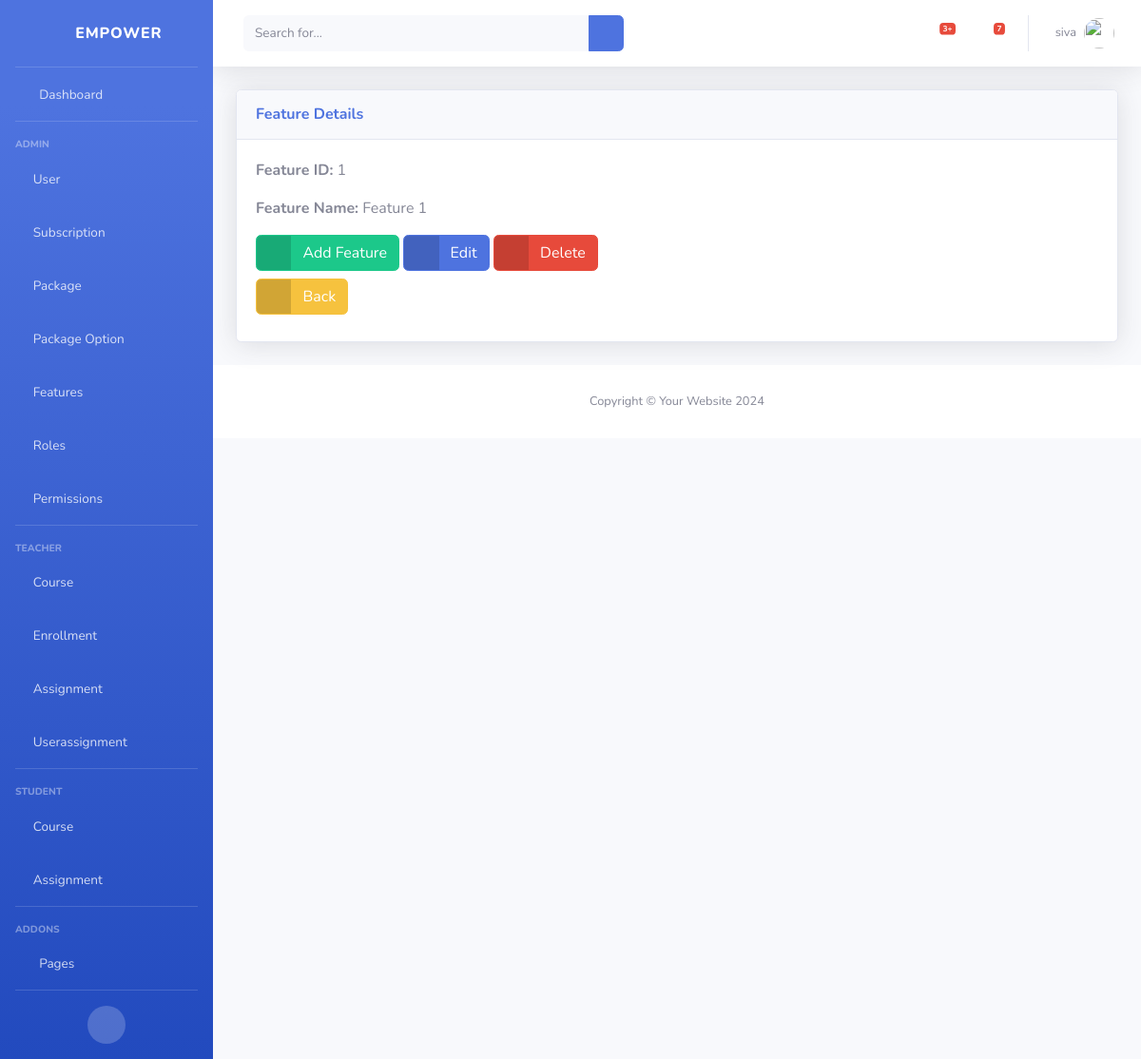
The app's page /feature/1/ (signed in), older data.
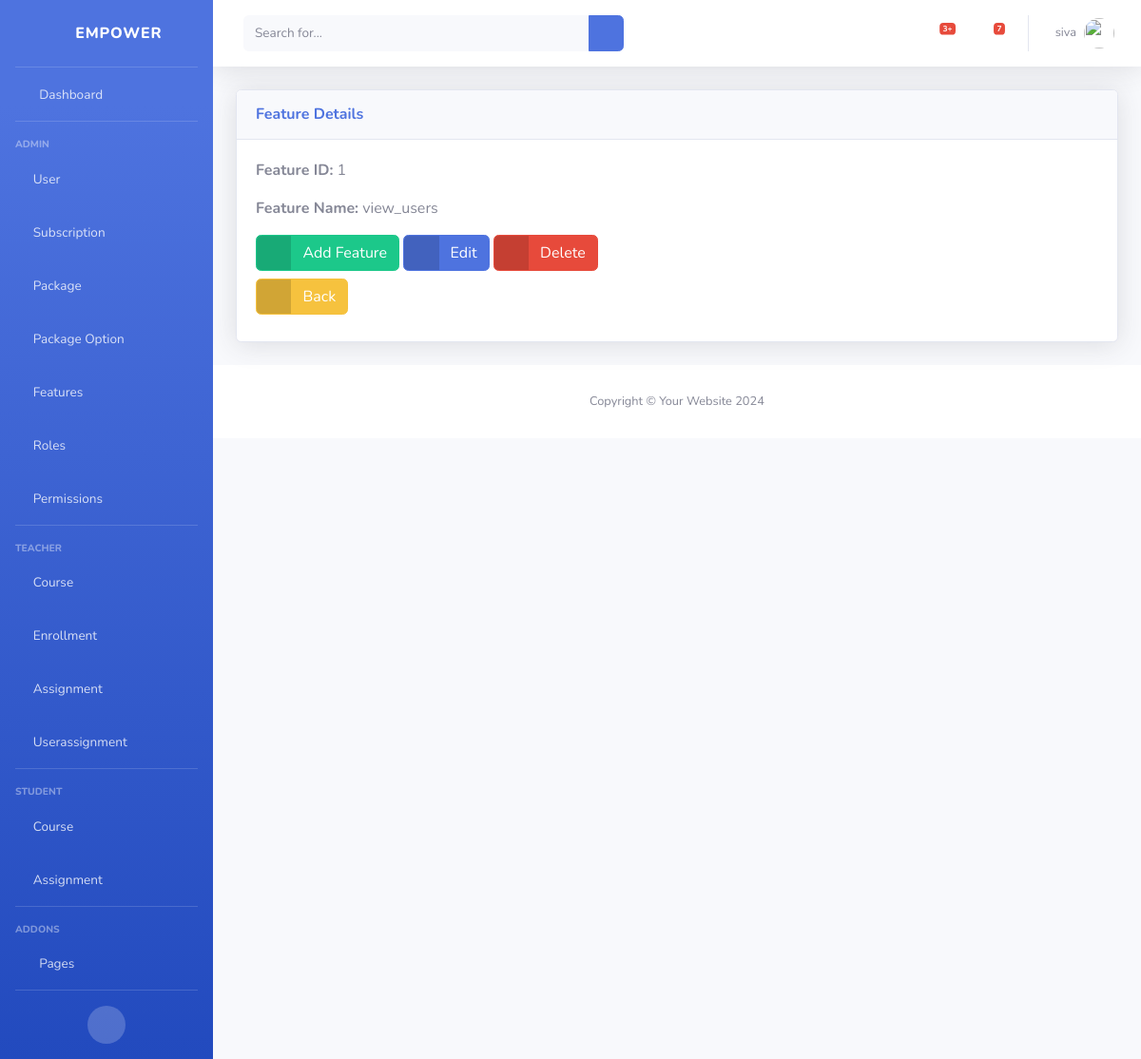
The same page, newer data.
### classRoom/models.py (models this page shows)
class Feature(models.Model):
    id = models.AutoField(primary_key=True)
    feature_name = models.CharField(max_length=255, unique=True)

### classRoom/views.py (the view)
# urls.py: path('feature/<int:feature_id>/', view_feature, name='view_feature'),
@login_required
def view_feature(request, feature_id):
    feature = get_object_or_404(Feature, pk=feature_id)
    return render(request, 'features/view_feature.html', {'feature': feature})

### classRoom/templates/features/view_feature.html
{% extends 'base.html' %}
{% block content %}
<div class="card shadow mb-4">
    <div class="card-header py-3">
        <h6 class="m-0 font-weight-bold text-primary">Feature Details</h6>
    </div>
    <div class="card-body">
        <p><strong>Feature ID:</strong> {{ feature.id }}</p>
        <p><strong>Feature Name:</strong> {{ feature.feature_name }}</p>
        <div class="my-2">
            <a href="{% url 'add_feature' %}" class="btn btn-success btn-icon-split">
                <span class="icon text-white-50">
                    <i class="fas fa-plus"></i>
                </span>
                <span class="text">Add Feature</span>
            </a>
            <a href="{% url 'edit_feature' feature.id %}" class="btn btn-primary btn-icon-split">
                <span class="icon text-white-50">
                    <i class="fas fa-edit"></i>
                </span>
                <span class="text">Edit</span>
            </a>
            <a href="{% url 'delete_feature' feature.id %}" class="btn btn-danger btn-icon-split">
                <span class="icon text-white-50">
                    <i class="fas fa-trash"></i>
                </span>
                <span class="text">Delete</span>
            </a>
        </div>
        <div class="my-2">
            <a href="{% url 'view_features' %}" class="btn btn-warning btn-icon-split">
                <span class="icon text-white-50">
                    <i class="fas fa-arrow-left"></i>
                </span>
                <span class="text">Back</span>
            </a>
        </div>
    </div>
</div>
{% endblock %}

Row changes from the older to the newer data that the page shows:
changed Feature id 1: feature_name "Feature 1" → "view_users"
